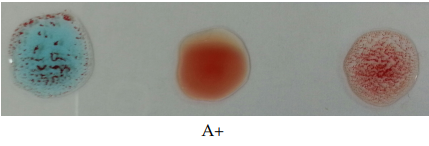
#> input picture Blood_Group_Detection/Data_set/A+.png, 429 x 146 px
$ python -i detector.py   (imports and definitions only)
#> lines starting #> are read from the running program, lines starting #| are printed output that depends on the picture; after the words box and inside, x2 and y2 are one past the last pixel; in counts of white or black regions, pixels touching at a corner belong together
import cv2
import numpy as np

def process_blood_group_image(image_path):
#> called with image_path = 'Data_set/A+.png'
    blood_image = cv2.imread(image_path)
#> blood_image is the input picture: shape (146, 429, 3); mean B, G, R 157.9, 163.5, 165.1
    if blood_image is None:
        return "Error: Could not read image", {}

    # Convert to grayscale
    blood_image_gray = cv2.cvtColor(blood_image, cv2.COLOR_BGR2GRAY)
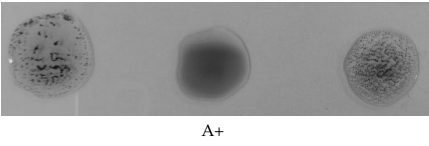
#> blood_image_gray: shape (146, 429); min 8, max 255, mean 163.3

    # Apply median blur
    filtered_image = cv2.medianBlur(blood_image_gray, 3)

    # Apply binary threshold (Otsu's method)
    _, binary_image = cv2.threshold(filtered_image, 0, 255, cv2.THRESH_BINARY + cv2.THRESH_OTSU)
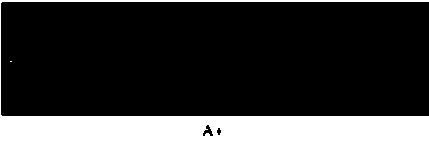
#> binary_image: shape (146, 429); 22% white; 2 white regions (1 under 20 px), largest, box (x1, y1, x2, y2) and area: (0, 0, 429, 146) 13770

    # Morphological opening to remove small noise
    se = cv2.getStructuringElement(cv2.MORPH_ELLIPSE, (7, 7))
    opened_image = cv2.morphologyEx(binary_image, cv2.MORPH_OPEN, se)
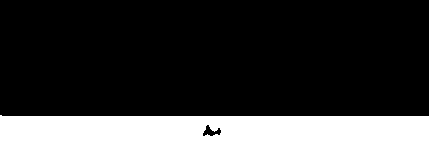
#> opened_image: shape (146, 429); 20.4% white; 1 white region, box (x1, y1, x2, y2) and area: (0, 115, 429, 146) 12771

    # Canny edge detection
    edge_image = cv2.Canny(filtered_image, 70, 180)
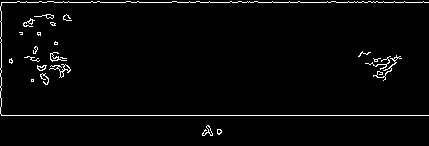
#> edge_image: shape (146, 429); 2.6% white in thin lines or dots

    # Split into 3 regions: Anti-A | Anti-B | Anti-D (Rh)
    h, w = edge_image.shape
#> h = 146; w = 429
    region_a = edge_image[:, :w // 3]
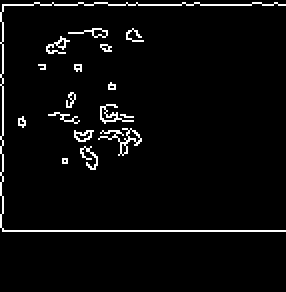
#> region_a: shape (146, 143) (shown 2 times larger); 3.8% white in thin lines or dots, all inside (x1, y1, x2, y2) = (0, 1, 143, 116)
    region_b = edge_image[:, w // 3: 2 * w // 3]
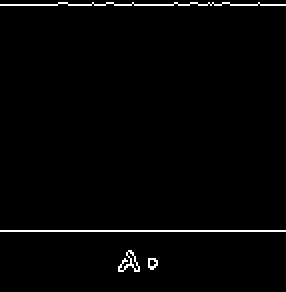
#> region_b: shape (146, 143) (shown 2 times larger); 1.7% white in thin lines or dots
    region_rh = edge_image[:, 2 * w // 3:]
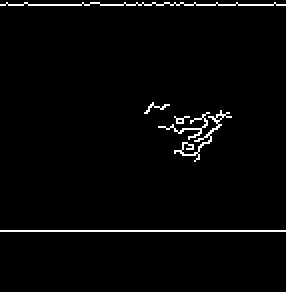
#> region_rh: shape (146, 143) (shown 2 times larger); 2.3% white in thin lines or dots, all inside (x1, y1, x2, y2) = (0, 1, 143, 116)

    # Edge density and intensity analysis
    edge_density = lambda img: np.sum(img > 0) / img.size
    mean_intensity = lambda img: np.mean(img)

    e_a, i_a = edge_density(region_a), mean_intensity(region_a)
#> e_a = 0.0384; i_a = 9.78
    e_b, i_b = edge_density(region_b), mean_intensity(region_b)
#> e_b = 0.0166; i_b = 4.23
    e_rh, i_rh = edge_density(region_rh), mean_intensity(region_rh)
#> e_rh = 0.0226; i_rh = 5.75
    var_rh = np.var(region_rh)
#> var_rh = 1433.8

    print(f"[Anti-A] Edge Density: {e_a:.4f}, Mean Intensity: {i_a:.2f}")
#| [Anti-A] Edge Density: 0.0384, Mean Intensity: 9.78
    print(f"[Anti-B] Edge Density: {e_b:.4f}, Mean Intensity: {i_b:.2f}")
#| [Anti-B] Edge Density: 0.0166, Mean Intensity: 4.23
    print(f"[Anti-D] Edge Density: {e_rh:.4f}, Mean Intensity: {i_rh:.2f}, Variance: {var_rh:.2f}")
#| [Anti-D] Edge Density: 0.0226, Mean Intensity: 5.75, Variance: 1433.85

    # Thresholds (tune as per your dataset)
    THRESH_EDGE = 0.018
    THRESH_INTENSITY = 120
    THRESH_VAR_RH = 100

    # Detect agglutination
    agglutination_a = e_a > THRESH_EDGE and i_a < THRESH_INTENSITY
#> agglutination_a = True
    agglutination_b = e_b > THRESH_EDGE and i_b < THRESH_INTENSITY
#> agglutination_b = False
    agglutination_rh = e_rh > THRESH_EDGE and i_rh < THRESH_INTENSITY and var_rh > THRESH_VAR_RH
#> agglutination_rh = True

    # Determine blood group
    if agglutination_a and agglutination_b:
        blood_group = 'AB+' if agglutination_rh else 'AB-'
    elif agglutination_a:
        blood_group = 'A+' if agglutination_rh else 'A-'
#> blood_group = 'A+'
    elif agglutination_b:
        blood_group = 'B+' if agglutination_rh else 'B-'
    else:
        blood_group = 'O+' if agglutination_rh else 'O-'

    return blood_group, {
        "Original": blood_image,
        "Grayscale": blood_image_gray,
        "Filtered": filtered_image,
        "Binary": binary_image,
        "Opened": opened_image,
        "Edges": edge_image,
        "Anti-A Region": region_a,
        "Anti-B Region": region_b,
        "Anti-D(Rh) Region": region_rh
    }

>>> result = process_blood_group_image('Data_set/A+.png')

$ run again, on Blood_Group_Detection/Data_set/A-.png
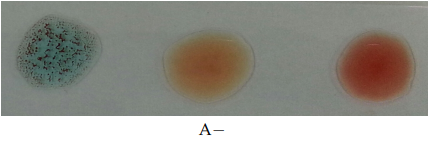
#> input picture Blood_Group_Detection/Data_set/A-.png, 428 x 141 px
#> in process_blood_group_image, blood_image is the input picture: shape (141, 428, 3); mean B, G, R 137.9, 146, 147.9
#> in process_blood_group_image, `_, binary_image = cv2.threshold(filtered_image, 0, 255, cv2.THRESH_BIN..`:
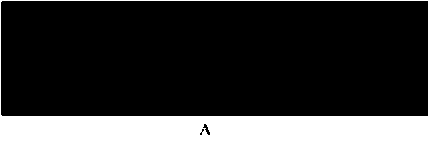
#> binary_image: shape (141, 428); 18.6% white; 1 white region, box (x1, y1, x2, y2) and area: (0, 0, 428, 141) 11203
#> opened_image: shape (141, 428); 17.6% white; 1 white region, box (x1, y1, x2, y2) and area: (0, 115, 428, 141) 10643
#> edge_image: shape (141, 428); 2% white in thin lines or dots
#> region_a: shape (141, 142); 3% white in thin lines or dots, all inside (x1, y1, x2, y2) = (0, 0, 142, 116)
#> region_b: shape (141, 143); 1.6% white in thin lines or dots
#> in process_blood_group_image, `region_rh = edge_image[:, 2 * w // 3:]`:
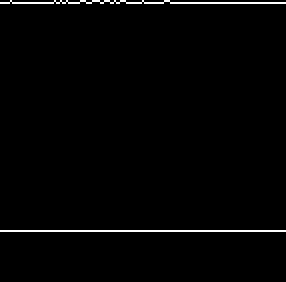
#> region_rh: shape (141, 143) (shown 2 times larger); 1.4% white in thin lines or dots, all inside (x1, y1, x2, y2) = (0, 0, 143, 116)
#> e_a = 0.0305; i_a = 7.77
#> e_b = 0.0164; i_b = 4.19
#> e_rh = 0.0142; i_rh = 3.62
#> var_rh = 909.3
#| [Anti-A] Edge Density: 0.0305, Mean Intensity: 7.77
#| [Anti-B] Edge Density: 0.0164, Mean Intensity: 4.19
#| [Anti-D] Edge Density: 0.0142, Mean Intensity: 3.62, Variance: 909.26
#> agglutination_a = True
#> agglutination_b = False
#> blood_group = 'A-'

$ run again, on Blood_Group_Detection/Data_set/AB+.png
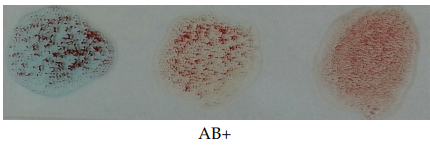
#> input picture Blood_Group_Detection/Data_set/AB+.png, 430 x 145 px
#> in process_blood_group_image, blood_image is the input picture: shape (145, 430, 3); mean B, G, R 151, 155.5, 156.1
#> in process_blood_group_image, `_, binary_image = cv2.threshold(filtered_image, 0, 255, cv2.THRESH_BIN..`:
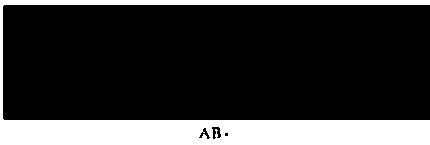
#> binary_image: shape (145, 430); 21.1% white; 1 white region, box (x1, y1, x2, y2) and area: (0, 0, 430, 145) 13128
#> opened_image: shape (145, 430); 20.4% white; 2 white regions, box (x1, y1, x2, y2) and area: (0, 117, 430, 145) 10550, (0, 0, 430, 8) 2158
#> edge_image: shape (145, 430); 3.7% white in thin lines or dots
#> region_a: shape (145, 143); 5.9% white in thin lines or dots, all inside (x1, y1, x2, y2) = (2, 4, 143, 120)
#> region_b: shape (145, 143); 3.9% white in thin lines or dots
#> in process_blood_group_image, `region_rh = edge_image[:, 2 * w // 3:]`:
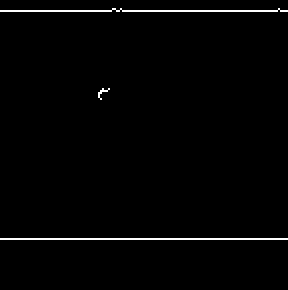
#> region_rh: shape (145, 144) (shown 2 times larger); 1.4% white in thin lines or dots, all inside (x1, y1, x2, y2) = (0, 4, 144, 120)
#> e_a = 0.0589; i_a = 15.03
#> e_b = 0.039; i_b = 9.94
#> e_rh = 0.0143; i_rh = 3.65
#> var_rh = 917.8
#| [Anti-A] Edge Density: 0.0589, Mean Intensity: 15.03
#| [Anti-B] Edge Density: 0.0390, Mean Intensity: 9.94
#| [Anti-D] Edge Density: 0.0143, Mean Intensity: 3.65, Variance: 917.82
#> agglutination_a = True
#> agglutination_rh = False
#> blood_group = 'AB-'

$ run again, on Blood_Group_Detection/Data_set/AB-.png
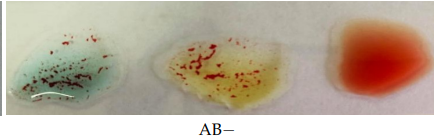
#> input picture Blood_Group_Detection/Data_set/AB-.png, 435 x 138 px
#> in process_blood_group_image, blood_image is the input picture: shape (138, 435, 3); mean B, G, R 155.4, 173.4, 187.5
#> binary_image: shape (138, 435); 30.5% white; 6 white regions (5 under 20 px), largest, box (x1, y1, x2, y2) and area: (0, 0, 435, 138) 18285
#> opened_image: shape (138, 435); 29.4% white; 3 white regions, box (x1, y1, x2, y2) and area: (0, 113, 435, 138) 9840, (1, 0, 160, 88) 6930, (398, 0, 435, 40) 895
#> edge_image: shape (138, 435); 3.7% white in thin lines or dots
#> region_a: shape (138, 145); 5.2% white in thin lines or dots, all inside (x1, y1, x2, y2) = (0, 0, 145, 116)
#> region_b: shape (138, 145); 3.9% white in thin lines or dots
#> in process_blood_group_image, `region_rh = edge_image[:, 2 * w // 3:]`:
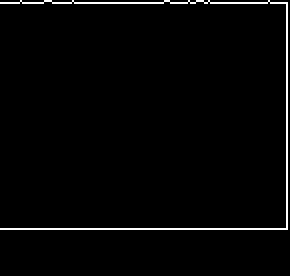
#> region_rh: shape (138, 145) (shown 2 times larger); 2% white in thin lines or dots, all inside (x1, y1, x2, y2) = (0, 0, 144, 115)
#> e_a = 0.052; i_a = 13.27
#> e_b = 0.0393; i_b = 10.02
#> e_rh = 0.02; i_rh = 5.1
#> var_rh = 1273.9
#| [Anti-A] Edge Density: 0.0520, Mean Intensity: 13.27
#| [Anti-B] Edge Density: 0.0393, Mean Intensity: 10.02
#| [Anti-D] Edge Density: 0.0200, Mean Intensity: 5.10, Variance: 1273.87
#> agglutination_a = True
#> blood_group = 'AB+'
